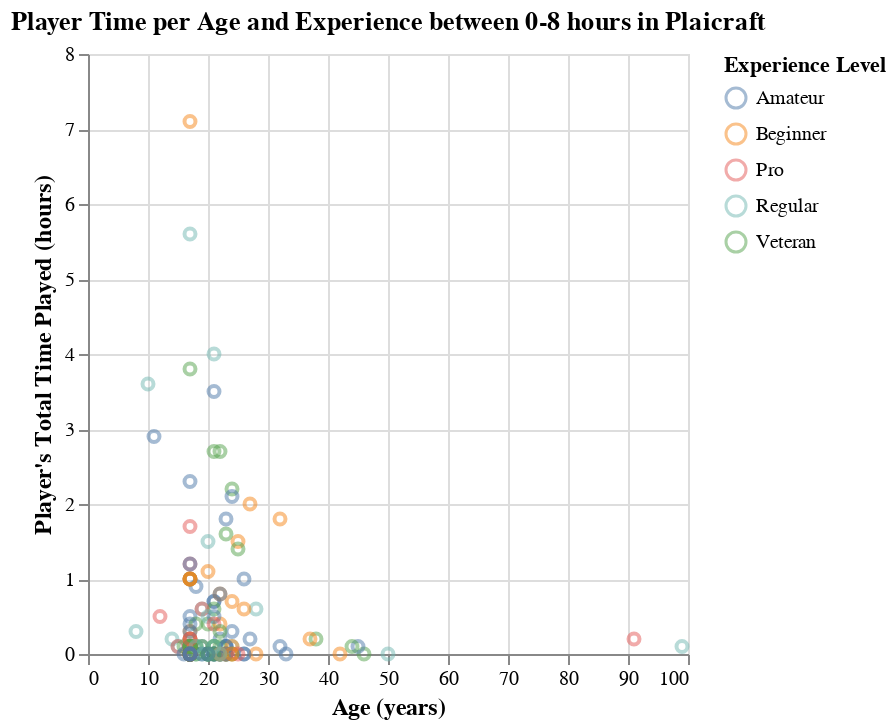

Write notebook code for a chart like this one.
### Markdown cell above
Younger players (ages 10-30) contibuted large hours (20+), but most individuals contributed <10 hours.

### Code cell
## Zoom in on Hours 0-8
minimum_hours = 0
maximum_hours = 8

players_played = (
    players[
        (players["played_hours"] >= minimum_hours) &
        (players["played_hours"] <= maximum_hours)
    ]
)

players_scatterplot = (
    alt.Chart(players_played, 
              title="Player Time per Age and Experience between 0-8 hours in Plaicraft")
    .mark_point(opacity=0.50)
    .encode(
        x = alt.X("age").title("Age (years)"), #.scale(type="log")
        y = alt.Y("played_hours")
            .title("Player's Total Time Played (hours)")
            .scale(domain=[minimum_hours, maximum_hours]),
        color = alt.Color("experience").title("Experience Level")
    )
    .configure_axis(titleFontSize=12)
)
players_scatterplot

### Figure 1 — Vega specification as saved in the notebook (floating-point values rounded to 4 significant figures; data arrays with more than 128 entries replaced by an {"elided": "..."} marker saying what was removed)
{"$schema": "https://vega.github.io/schema/vega/v5.json", "data": [{"name": "source_0", "values": {"elided": "183 records"}}, {"name": "source_0_x_domain_age", "values": [{"min": 8, "max": 99}]}, {"name": "source_0_color_domain_experience", "values": [{"experience": "Veteran"}, {"experience": "Amateur"}, {"experience": "Regular"}, {"experience": "Pro"}, {"experience": "Beginner"}]}], "marks": [{"type": "symbol", "name": "marks", "from": {"data": "source_0"}, "encode": {"update": {"x": {"field": "age", "scale": "x"}, "fill": {"value": "transparent"}, "y": {"field": "played_hours", "scale": "y"}, "stroke": {"field": "experience", "scale": "color"}, "opacity": {"value": 0.5}}}, "style": ["point"]}], "scales": [{"name": "x", "type": "linear", "domain": [{"signal": "(data(\"source_0_x_domain_age\")[0] || {}).min"}, {"signal": "(data(\"source_0_x_domain_age\")[0] || {}).max"}], "range": [0, {"signal": "width"}], "zero": true, "nice": true}, {"name": "y", "type": "linear", "domain": [0, 8], "range": [{"signal": "height"}, 0], "zero": true}, {"name": "color", "type": "ordinal", "domain": {"data": "source_0_color_domain_experience", "field": "experience", "sort": true}, "range": "category"}], "axes": [{"scale": "x", "aria": false, "grid": true, "ticks": false, "zindex": 0, "labels": false, "gridScale": "y", "maxExtent": 0, "minExtent": 0, "orient": "bottom", "tickCount": {"signal": "ceil(width/40)"}, "domain": false}, {"scale": "y", "minExtent": 0, "aria": false, "gridScale": "x", "ticks": false, "grid": true, "orient": "left", "zindex": 0, "tickCount": {"signal": "ceil(height/40)"}, "maxExtent": 0, "domain": false, "labels": false}, {"scale": "x", "orient": "bottom", "title": "Age (years)", "labelOverlap": true, "labelFlush": true, "grid": false, "tickCount": {"signal": "ceil(width/40)"}, "zindex": 0}, {"scale": "y", "labelOverlap": true, "tickCount": {"signal": "ceil(height/40)"}, "orient": "left", "zindex": 0, "grid": false, "title": "Player's Total Time Played (hours)"}], "title": {"text": "Player Time per Age and Experience between 0-8 hours in Plaicraft", "frame": "group"}, "legends": [{"title": "Experience Level", "stroke": "color", "symbolType": "circle", "encode": {"symbols": {"update": {"fill": {"value": "transparent"}, "opacity": {"value": 0.5}}}}}], "style": "cell", "width": 300, "height": 300, "background": "white", "padding": 5, "config": {"axis": {"titleFontSize": 12}}}
